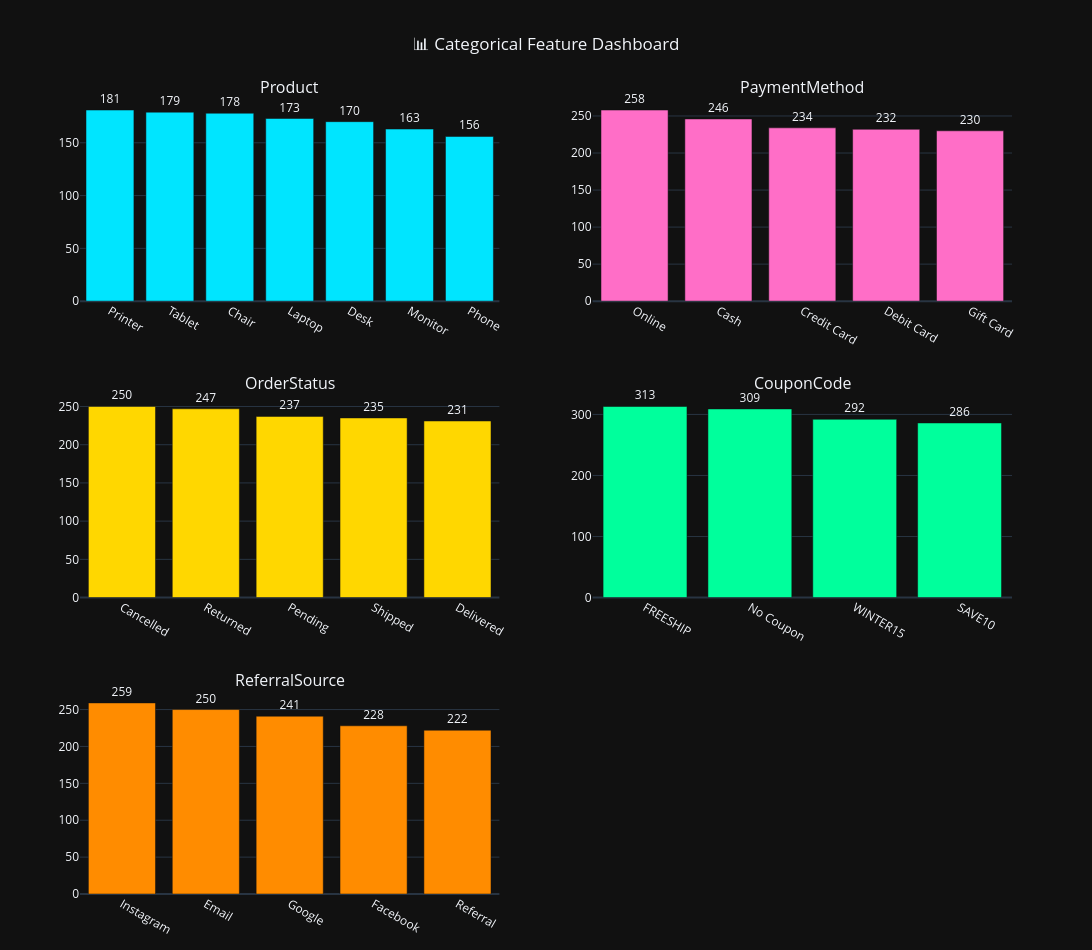

Here is the notebook cell this chart was saved with:
### Markdown cell above
# Univariate Analysis

### Code cell
import plotly.express as px
from plotly.subplots import make_subplots
import plotly.graph_objects as go

cols = ["Product", "PaymentMethod", "OrderStatus", "CouponCode", "ReferralSource"]

fig = make_subplots(
    rows=3, cols=2,
    subplot_titles=[f"{col}" for col in cols],
    vertical_spacing=0.12
)

row, col_pos = 1, 1

colors = ["#00E5FF", "#FF6EC7", "#FFD700", "#00FF9C", "#FF8C00"]

for i, col in enumerate(cols):
    data = df[col].value_counts().reset_index()
    data.columns = [col, "Count"]

    fig.add_trace(
        go.Bar(
            x=data[col],
            y=data["Count"],
            text=data["Count"],
            textposition="outside",
            marker=dict(color=colors[i]),
            cliponaxis=False   # 👈 FIX for label visibility
        ),
        row=row, col=col_pos
    )
    
    col_pos += 1
    if col_pos > 2:
        col_pos = 1
        row += 1

# Layout styling (DARK THEME)
fig.update_layout(
    height=950,
    width=1200,
    title_text="📊 Categorical Feature Dashboard",
    title_x=0.5,
    template="plotly_dark",
    showlegend=False,
    margin=dict(t=100, b=50),
)

# Rotate labels
fig.update_xaxes(tickangle=30)

# Improve spacing so numbers don’t cut off
fig.update_yaxes(showgrid=True)

fig.show()

### Figure 1 — Plotly figure (JSON) as saved in the notebook; plotly's stock layout.template omitted (floating-point values rounded to 4 significant figures)
{"data": [{"cliponaxis": false, "marker": {"color": "#00E5FF"}, "text": [181.0, 179.0, 178.0, 173.0, 170.0, 163.0, 156.0], "textposition": "outside", "type": "bar", "x": ["Printer", "Tablet", "Chair", "Laptop", "Desk", "Monitor", "Phone"], "xaxis": "x", "y": [181, 179, 178, 173, 170, 163, 156], "yaxis": "y"}, {"cliponaxis": false, "marker": {"color": "#FF6EC7"}, "text": [258.0, 246.0, 234.0, 232.0, 230.0], "textposition": "outside", "type": "bar", "x": ["Online", "Cash", "Credit Card", "Debit Card", "Gift Card"], "xaxis": "x2", "y": [258, 246, 234, 232, 230], "yaxis": "y2"}, {"cliponaxis": false, "marker": {"color": "#FFD700"}, "text": [250.0, 247.0, 237.0, 235.0, 231.0], "textposition": "outside", "type": "bar", "x": ["Cancelled", "Returned", "Pending", "Shipped", "Delivered"], "xaxis": "x3", "y": [250, 247, 237, 235, 231], "yaxis": "y3"}, {"cliponaxis": false, "marker": {"color": "#00FF9C"}, "text": [313.0, 309.0, 292.0, 286.0], "textposition": "outside", "type": "bar", "x": ["FREESHIP", "No Coupon", "WINTER15", "SAVE10"], "xaxis": "x4", "y": [313, 309, 292, 286], "yaxis": "y4"}, {"cliponaxis": false, "marker": {"color": "#FF8C00"}, "text": [259.0, 250.0, 241.0, 228.0, 222.0], "textposition": "outside", "type": "bar", "x": ["Instagram", "Email", "Google", "Facebook", "Referral"], "xaxis": "x5", "y": [259, 250, 241, 228, 222], "yaxis": "y5"}], "layout": {"annotations": [{"font": {"size": 16}, "showarrow": false, "text": "Product", "x": 0.225, "xanchor": "center", "xref": "paper", "y": 1, "yanchor": "bottom", "yref": "paper"}, {"font": {"size": 16}, "showarrow": false, "text": "PaymentMethod", "x": 0.775, "xanchor": "center", "xref": "paper", "y": 1, "yanchor": "bottom", "yref": "paper"}, {"font": {"size": 16}, "showarrow": false, "text": "OrderStatus", "x": 0.225, "xanchor": "center", "xref": "paper", "y": 0.6267, "yanchor": "bottom", "yref": "paper"}, {"font": {"size": 16}, "showarrow": false, "text": "CouponCode", "x": 0.775, "xanchor": "center", "xref": "paper", "y": 0.6267, "yanchor": "bottom", "yref": "paper"}, {"font": {"size": 16}, "showarrow": false, "text": "ReferralSource", "x": 0.225, "xanchor": "center", "xref": "paper", "y": 0.2533, "yanchor": "bottom", "yref": "paper"}], "height": 950, "margin": {"b": 50, "t": 100}, "showlegend": false, "title": {"text": "📊 Categorical Feature Dashboard", "x": 0.5}, "width": 1200, "xaxis": {"anchor": "y", "domain": [0, 0.45], "tickangle": 30}, "xaxis2": {"anchor": "y2", "domain": [0.55, 1], "tickangle": 30}, "xaxis3": {"anchor": "y3", "domain": [0, 0.45], "tickangle": 30}, "xaxis4": {"anchor": "y4", "domain": [0.55, 1], "tickangle": 30}, "xaxis5": {"anchor": "y5", "domain": [0, 0.45], "tickangle": 30}, "xaxis6": {"anchor": "y6", "domain": [0.55, 1], "tickangle": 30}, "yaxis": {"anchor": "x", "domain": [0.7467, 1], "showgrid": true}, "yaxis2": {"anchor": "x2", "domain": [0.7467, 1], "showgrid": true}, "yaxis3": {"anchor": "x3", "domain": [0.3733, 0.6267], "showgrid": true}, "yaxis4": {"anchor": "x4", "domain": [0.3733, 0.6267], "showgrid": true}, "yaxis5": {"anchor": "x5", "domain": [0, 0.2533], "showgrid": true}, "yaxis6": {"anchor": "x6", "domain": [0, 0.2533], "showgrid": true}}}
